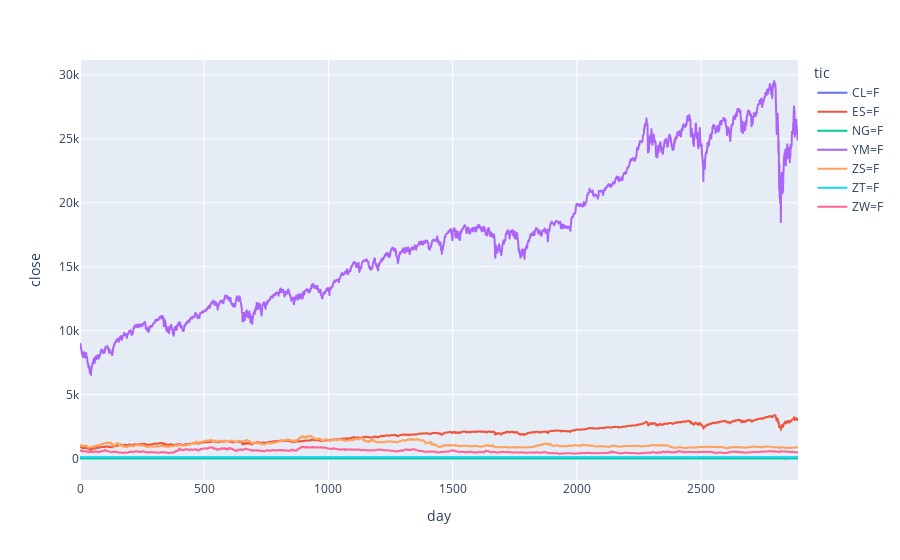

Notebook source saved alongside this figure:
### Code cell
px.line(B.df, x = 'day', y = 'close', color = 'tic')

### Figure 1 — Plotly figure (JSON) as saved in the notebook; plotly's stock layout.template omitted (floating-point values rounded to 4 significant figures; data arrays with more than 128 entries replaced by an {"elided": "..."} marker saying what was removed)
{"data": [{"hovertemplate": "tic=CL=F<br>day=%{x}<br>close=%{y}<extra></extra>", "legendgroup": "CL=F", "line": {"color": "#636efa", "dash": "solid"}, "marker": {"symbol": "circle"}, "mode": "lines", "name": "CL=F", "showlegend": true, "type": "scattergl", "x": {"elided": "2891 int values"}, "xaxis": "x", "y": {"elided": "2891 float values"}, "yaxis": "y"}, {"hovertemplate": "tic=ES=F<br>day=%{x}<br>close=%{y}<extra></extra>", "legendgroup": "ES=F", "line": {"color": "#EF553B", "dash": "solid"}, "marker": {"symbol": "circle"}, "mode": "lines", "name": "ES=F", "showlegend": true, "type": "scattergl", "x": {"elided": "2891 int values"}, "xaxis": "x", "y": {"elided": "2891 float values"}, "yaxis": "y"}, {"hovertemplate": "tic=NG=F<br>day=%{x}<br>close=%{y}<extra></extra>", "legendgroup": "NG=F", "line": {"color": "#00cc96", "dash": "solid"}, "marker": {"symbol": "circle"}, "mode": "lines", "name": "NG=F", "showlegend": true, "type": "scattergl", "x": {"elided": "2891 int values"}, "xaxis": "x", "y": {"elided": "2891 float values"}, "yaxis": "y"}, {"hovertemplate": "tic=YM=F<br>day=%{x}<br>close=%{y}<extra></extra>", "legendgroup": "YM=F", "line": {"color": "#ab63fa", "dash": "solid"}, "marker": {"symbol": "circle"}, "mode": "lines", "name": "YM=F", "showlegend": true, "type": "scattergl", "x": {"elided": "2891 int values"}, "xaxis": "x", "y": {"elided": "2891 float values"}, "yaxis": "y"}, {"hovertemplate": "tic=ZS=F<br>day=%{x}<br>close=%{y}<extra></extra>", "legendgroup": "ZS=F", "line": {"color": "#FFA15A", "dash": "solid"}, "marker": {"symbol": "circle"}, "mode": "lines", "name": "ZS=F", "showlegend": true, "type": "scattergl", "x": {"elided": "2891 int values"}, "xaxis": "x", "y": {"elided": "2891 float values"}, "yaxis": "y"}, {"hovertemplate": "tic=ZT=F<br>day=%{x}<br>close=%{y}<extra></extra>", "legendgroup": "ZT=F", "line": {"color": "#19d3f3", "dash": "solid"}, "marker": {"symbol": "circle"}, "mode": "lines", "name": "ZT=F", "showlegend": true, "type": "scattergl", "x": {"elided": "2891 int values"}, "xaxis": "x", "y": {"elided": "2891 float values"}, "yaxis": "y"}, {"hovertemplate": "tic=ZW=F<br>day=%{x}<br>close=%{y}<extra></extra>", "legendgroup": "ZW=F", "line": {"color": "#FF6692", "dash": "solid"}, "marker": {"symbol": "circle"}, "mode": "lines", "name": "ZW=F", "showlegend": true, "type": "scattergl", "x": {"elided": "2891 int values"}, "xaxis": "x", "y": {"elided": "2891 float values"}, "yaxis": "y"}], "layout": {"legend": {"title": {"text": "tic"}, "tracegroupgap": 0}, "margin": {"t": 60}, "xaxis": {"anchor": "y", "domain": [0, 1], "title": {"text": "day"}}, "yaxis": {"anchor": "x", "domain": [0, 1], "title": {"text": "close"}}}}
